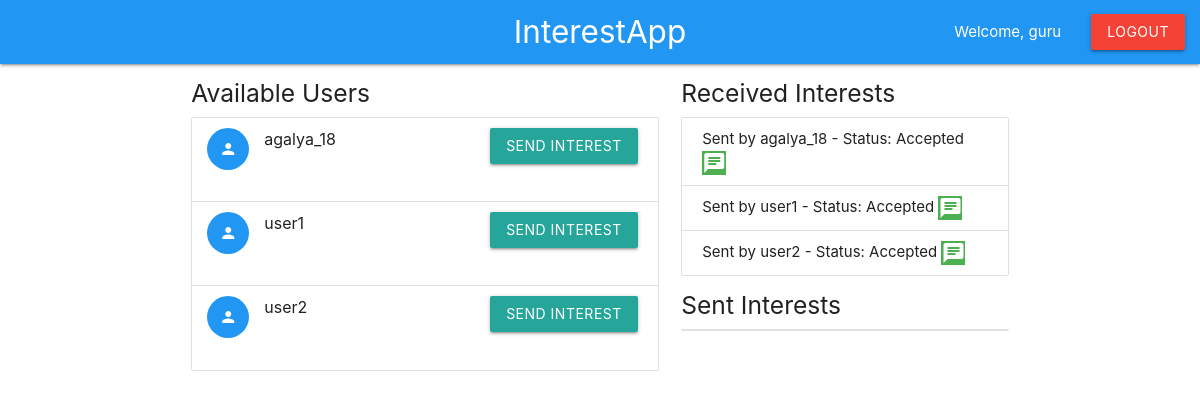
The page /dashboard/ (signed in) on the database its author committed.
### interestsapp/models.py (models this page shows)
class InterestRecords(models.Model):
    interest_id = models.AutoField(primary_key=True)
    sender_id = models.ForeignKey(User, on_delete=models.CASCADE, related_name='sender_id')
    receiver_id = models.ForeignKey(User, on_delete=models.CASCADE, related_name='receiver_id')
    status = models.CharField(max_length = 64)

### interestsapp/views.py (the view)
# urls.py: path('dashboard/', views.dashboard, name='dashboard'),
@login_required
def dashboard(request):
    users = User.objects.exclude(id=request.user.id)
    received_interests = InterestRecords.objects.filter(receiver_id=request.user)
    sent_interests = InterestRecords.objects.filter(sender_id=request.user)
    received_data = InterestRecordsSerializer(received_interests, many=True).data
    sent_data = InterestRecordsSerializer(sent_interests, many=True).data
    context = {
        'user_list': users,
        'received_interests': received_data,
        'sent_interests': sent_data
    }
    return render(request, 'user_dashboard.html', context)

### templates/user_dashboard.html (shortened to what this page needs)
{% load static %}
<!DOCTYPE html>
<html lang="en">
<head>
    <link href="https://cdnjs.cloudflare.com/ajax/libs/materialize/1.0.0/css/materialize.min.css" rel="stylesheet">
    <link rel="stylesheet" href="https://cdn.jsdelivr.net/npm/sweetalert2@11/dist/sweetalert2.min.css">
</head>
<body>
    <nav class="blue">
        <div class="nav-wrapper">
            <a href="#" class="brand-logo center">InterestApp</a>
            <ul id="nav-mobile" class="right">
                <li><a href="#">Welcome, {{ user.username }}</a></li>
                <li><a href="{% url 'logout' %}" class="btn red">Logout</a></li>
            </ul>
        </div>
    </nav>
    <div class="container">
        <div class="row">
            <div class="col s12 m7">
                <h5>Available Users</h5>
                <ul class="collection" id="user-list">
                    {% for user in user_list %}
                    <li class="collection-item avatar">
                        <i class="material-icons circle blue">person</i>
                        <span class="title">{{user.username}}</span>
                        <a href="#" class="btn waves-effect right" onclick="sendInterest('{{user.id}}', '{{user.username}}')">Send Interest</a>
                    </li>
                    {% endfor %}
                </ul>
            </div>
            <div class="col s12 m5">
                <h5>Received Interests</h5>
                <ul class="collection" id="received-interests">
                    {% for interests in received_interests %}
                        <li class="collection-item">
                            Sent by {{interests.sender_id.username}} - Status: {{interests.status}}
                            {% if interests.status == 'Pending' %}
                                <i class="material-icons green" onclick="sendReponse('{{interests.interest_id}}', 'Accepted')">check</i>
                                <i class="material-icons red" onclick="sendReponse('{{interests.interest_id}}', 'Rejected')">close</i>
                            {% elif interests.status == 'Accepted' %}
                                <a href="{% url 'chat_room' interests.sender_id.id interests.receiver_id.id %}" title="Click to Chat">
                                    <i class="material-icons green" >chat</i>
                                </a>
                            {% endif %}
                        </li>
                    {% endfor %}
                </ul>
                <h5>Sent Interests</h5>
                <ul class="collection" id="sent-interests">
                </ul>
            </div>
        </div>
    </div>
</body>
</html>

### templates/user_dashboard.html (style rules this page uses)
.material-icons { vertical-align: middle; color: white; cursor: pointer; }

### rows shown on the page
InterestRecords: status "Accepted"
InterestRecords: status "Accepted"
InterestRecords: status "Accepted"

### other values the page prints
{{ user.username }} "guru"
{{ user.username }} "agalya_18"
{{ user.username }} "user1"
{{ user.username }} "user2"
{{ interests.sender_id.username }} "agalya_18" "user1" "user2"
